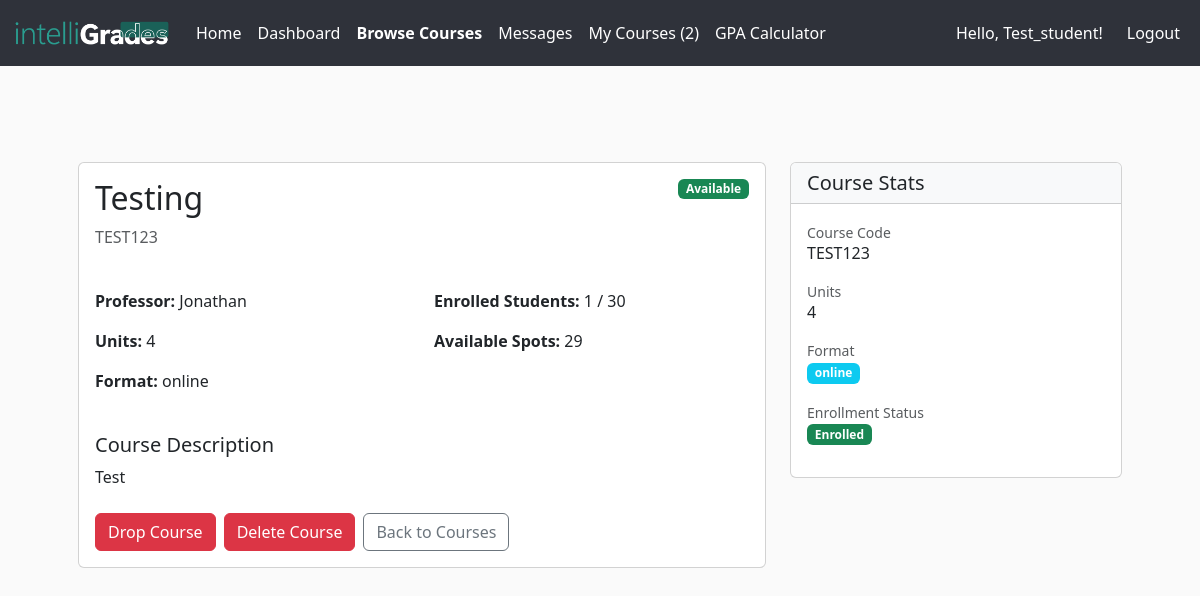
Screenshot of /courses/7 (signed in) with the database file from the repository.
### app/models.py (models this page shows, shortened)
class Course(db.Model):
    __tablename__ = 'courses'
    id = db.Column(db.Integer, primary_key=True)
    code = db.Column(db.String(32), unique=True, nullable=False)
    title = db.Column(db.String(128), nullable=False)
    description = db.Column(db.Text)
    credits = db.Column(db.Integer, nullable=False)  # number of units/credits
    professor = db.Column(db.String(128), nullable=True)
    professor_id = db.Column(db.Integer, db.ForeignKey('users.id'), nullable=True)
    professor_user = db.relationship(
        'User',
        foreign_keys=[professor_id],
        backref='created_courses'
    )
    availability = db.Column(db.Boolean, default=True)
    format = db.Column(db.String(32), default='online')
    max_students = db.Column(db.Integer)
    created_at = db.Column(db.DateTime, default=datetime.utcnow)
    enrollments_rel = db.relationship(
        'Enrollment',
        backref='course',
        lazy='dynamic',
        cascade='all,delete-orphan'
    )
    assignments = db.relationship(
        'Assignment',
        back_populates='course',
        lazy='dynamic',
        cascade='all,delete-orphan'
    )
    announcements = db.relationship(
        'Announcement',
        back_populates='course',
        lazy='dynamic',
        cascade='all,delete-orphan'
    )
    def get_student_count(self):
        return self.enrollments_rel.count()

### app/courses/routes.py (the view)
@courses_bp.route('/<int:course_id>')
def course_detail(course_id):
    course = Course.query.get_or_404(course_id)
    is_enrolled = False
    if current_user.is_authenticated:
        is_enrolled = current_user.is_enrolled_in(course)
    enrolled_count = course.get_student_count()
    available_spots = None
    if course.max_students:
        available_spots = course.max_students - enrolled_count
    return render_template('courses/course_detail.html', course=course, is_enrolled=is_enrolled, enrolled_count=enrolled_count, available_spots=available_spots)

### app/__init__.py (called while the page is built)
@create_app.context_processor
def inject_notifications():
    if current_user.is_authenticated:
        return {
            "notifications": [
                {"message": "You haven’t checked Week 3 notes."},
                {"message": "New message in CMPE 102 discussion board."}
            ]
        }
    return {"notifications": []}

@login_manager.user_loader
def load_user(user_id):
    return User.query.get(int(user_id))

### app/models.py (called while the page is built)
    @property
    def is_student(self):
        return self.role == self.ROLE_STUDENT

    @property
    def is_professor(self):
        return self.role == self.ROLE_PROFESSOR

    @property
    def is_admin(self):
        return self.role == self.ROLE_ADMIN

    def is_enrolled_in(self, course):
        from app.models import Enrollment
        return Enrollment.query.filter_by(
            user_id=self.id,
            course_id=course.id
        ).first() is not None

    def get_enrolled_courses_count(self):
        from app.models import Enrollment
        return Enrollment.query.filter_by(user_id=self.id).count()

### app/courses/templates/courses/course_detail.html (shortened to what this page needs)
{% extends "base.html" %} {% block body %}
<div class="container mt-5">
  <div class="row">
    <div class="col-lg-8">
      <div class="card mb-4">
        <div class="card-body">
          <div class="d-flex justify-content-between align-items-start mb-4">
            <div>
              <h2 class="card-title">{{ course.title }}</h2>
              <p class="text-muted">{{ course.code }}</p>
            </div>
            {% if course.availability %}
            <span class="badge bg-success">Available</span>
            {% else %}
            <span class="badge bg-danger">Closed</span>
            {% endif %}
          </div>
          <div class="row mb-4">
            <div class="col-md-6">
              <p><strong>Professor:</strong> {{ course.professor }}</p>
              <p><strong>Units:</strong> {{ course.credits }}</p>
              <p><strong>Format:</strong> {{ course.format }}</p>
            </div>
            <div class="col-md-6">
              <p>
                <strong>Enrolled Students:</strong> {{ enrolled_count }} {% if
                course.max_students %} / {{ course.max_students }} {% endif %}
              </p>
              {% if available_spots %}
              <p><strong>Available Spots:</strong> {{ available_spots }}</p>
              {% endif %}
            </div>
          </div>
          <div class="mb-4">
            <h5>Course Description</h5>
            <p>{{ course.description or 'No description available.' }}</p>
          </div>
          <div class="d-flex gap-2">
            {% if current_user.is_authenticated and (course.professor_id ==
            current_user.id or current_user.is_admin) %}
            <a
              href="{{ url_for('courses.update_course', course_id=course.id) }}"
              class="btn btn-secondary"
            >
              Update Course</a
            >
            {% elif is_enrolled %}
            <form
              method="POST"
              action="{{ url_for('courses.drop_course', course_id=course.id) }}"
              style="display: inline"
            >
              <button
                type="submit"
                class="btn btn-danger"
                onclick="return confirm('Are you sure you want to drop this course?')"
              >
                Drop Course
              </button>
            </form>
            {% elif not current_user.is_authenticated and course.availability %}
            <a href="{{ url_for('auth.login') }}" class="btn btn-primary">
              Login to Enroll
            </a>
            {% elif not course.availability %}
            <button type="button" class="btn btn-secondary" disabled>
              Course Not Available
            </button>
            {% endif %}
            <form
              method="POST"
              action="{{ url_for('courses.delete_course', course_id=course.id) }}"
              style="display: inline"
            >
              <button
                type="submit"
                class="btn btn-danger"
                onclick="return confirm('Are you sure you want to delete this course?')"
              >
                Delete Course
              </button>
            </form>
            <a
              href="{{ url_for('courses.courses_list') }}"
              class="btn btn-outline-secondary"
            >
              Back to Courses
            </a>
          </div>
        </div>
      </div>
    </div>
    <div class="col-lg-4">
      <div class="card mb-4">
        <div class="card-header bg-light">
          <h5 class="mb-0">Course Stats</h5>
        </div>
        <div class="card-body">
          <div class="mb-3">
            <label class="text-muted small">Course Code</label>
            <p class="h6">{{ course.code }}</p>
          </div>
          <div class="mb-3">
            <label class="text-muted small">Units</label>
            <p class="h6">{{ course.credits }}</p>
          </div>
          <div class="mb-3">
            <label class="text-muted small">Format</label>
            <p class="h6">
              <span class="badge bg-info">{{ course.format }}</span>
            </p>
          </div>
          <div class="mb-3">
            <label class="text-muted small">Enrollment Status</label>
            <p class="h6">
              {% if is_enrolled and current_user.is_authenticated %}
              <span class="badge bg-success">Enrolled</span>
              {% else %}
              <span class="badge bg-secondary">Not Enrolled</span>
              {% endif %}
            </p>
          </div>
        </div>
      </div>
    </div>
  </div>
</div>
{% endblock %}

### app/static/styles.css (style rules this page uses)
body, #whatifTable thead tr, #whatifTable td, #whatifTable th { background-color: #fafafa; }

### rows the page displays
Course: title "Testing", code "TEST123", professor "Jonathan", credits "4", format "online", max_students "30", description "Test"

### other values shown
{{ current_user.get_enrolled_courses_count() }} "2"
{{ username }} "Test_student"
{{ enrolled_count }} "1"
{{ available_spots }} "29"
